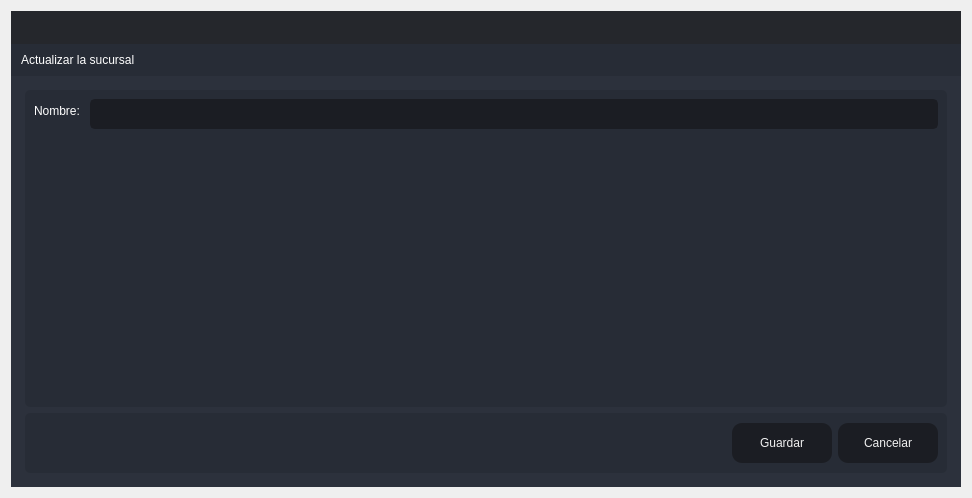
<?xml version="1.0" encoding="UTF-8"?>
<ui version="4.0">
 <class>Create_Aduana</class>
 <widget class="QDialog" name="Create_Aduana">
  <property name="windowModality">
   <enum>Qt::ApplicationModal</enum>
  </property>
  <property name="geometry">
   <rect>
    <x>0</x>
    <y>0</y>
    <width>972</width>
    <height>498</height>
   </rect>
  </property>
  <property name="windowTitle">
   <string>Actualizar</string>
  </property>
  <layout class="QVBoxLayout" name="verticalLayout_6">
   <item>
    <widget class="QFrame" name="frame_main">
     <property name="styleSheet">
      <string notr="true">/* LINE EDIT */
QLineEdit {
	background-color: rgb(27, 29, 35);
	border-radius: 5px;
	border: 2px solid rgb(27, 29, 35);
	padding-left: 10px;
}
QLineEdit:hover {
	border: 2px solid rgb(64, 71, 88);
}
QLineEdit:focus {
	border: 2px solid rgb(91, 101, 124);
}

/* SCROLL BARS */
QScrollBar:horizontal {
    border: none;
    background: rgb(52, 59, 72);
    height: 14px;
    margin: 0px 21px 0 21px;
	border-radius: 0px;
}
QScrollBar::handle:horizontal {
    background: rgb(85, 170, 255);
    min-width: 25px;
	border-radius: 7px
}
QScrollBar::add-line:horizontal {
    border: none;
    background: rgb(55, 63, 77);
    width: 20px;
	border-top-right-radius: 7px;
    border-bottom-right-radius: 7px;
    subcontrol-position: right;
    subcontrol-origin: margin;
}
QScrollBar::sub-line:horizontal {
    border: none;
    background: rgb(55, 63, 77);
    width: 20px;
	border-top-left-radius: 7px;
    border-bottom-left-radius: 7px;
    subcontrol-position: left;
    subcontrol-origin: margin;
}
QScrollBar::up-arrow:horizontal, QScrollBar::down-arrow:horizontal
{
     background: none;
}
QScrollBar::add-page:horizontal, QScrollBar::sub-page:horizontal
{
     background: none;
}
 QScrollBar:vertical {
	border: none;
    background: rgb(52, 59, 72);
    width: 14px;
    margin: 21px 0 21px 0;
	border-radius: 0px;
 }
 QScrollBar::handle:vertical {	
	background: rgb(85, 170, 255);
    min-height: 25px;
	border-radius: 7px
 }
 QScrollBar::add-line:vertical {
     border: none;
    background: rgb(55, 63, 77);
     height: 20px;
	border-bottom-left-radius: 7px;
    border-bottom-right-radius: 7px;
     subcontrol-position: bottom;
     subcontrol-origin: margin;
 }
 QScrollBar::sub-line:vertical {
	border: none;
    background: rgb(55, 63, 77);
     height: 20px;
	border-top-left-radius: 7px;
    border-top-right-radius: 7px;
     subcontrol-position: top;
     subcontrol-origin: margin;
 }
 QScrollBar::up-arrow:vertical, QScrollBar::down-arrow:vertical {
     background: none;
 }

 QScrollBar::add-page:vertical, QScrollBar::sub-page:vertical {
     background: none;
 }

/* CHECKBOX */
QCheckBox::indicator {
    border: 3px solid rgb(52, 59, 72);
	width: 15px;
	height: 15px;
	border-radius: 10px;
    background: rgb(44, 49, 60);
}
QCheckBox::indicator:hover {
    border: 3px solid rgb(58, 66, 81);
}
QCheckBox::indicator:checked {
    background: 3px solid rgb(52, 59, 72);
	border: 3px solid rgb(52, 59, 72);	
	background-image: url(:/16x16/icons/16x16/cil-check-alt.png);
}

/* RADIO BUTTON */
QRadioButton::indicator {
    border: 3px solid rgb(52, 59, 72);
	width: 15px;
	height: 15px;
	border-radius: 10px;
    background: rgb(44, 49, 60);
}
QRadioButton::indicator:hover {
    border: 3px solid rgb(58, 66, 81);
}
QRadioButton::indicator:checked {
    background: 3px solid rgb(94, 106, 130);
	border: 3px solid rgb(52, 59, 72);	
}

/* COMBOBOX */
QComboBox{
	background-color: rgb(27, 29, 35);
	border-radius: 5px;
	border: 2px solid rgb(27, 29, 35);
	padding: 5px;
	padding-left: 10px;
}
QComboBox:hover{
	border: 2px solid rgb(64, 71, 88);
}
QComboBox::drop-down {
	subcontrol-origin: padding;
	subcontrol-position: top right;
	width: 25px; 
	border-left-width: 3px;
	border-left-color: rgba(39, 44, 54, 150);
	border-left-style: solid;
	border-top-right-radius: 3px;
	border-bottom-right-radius: 3px;	
	background-image: url(:/16x16/icons/16x16/cil-arrow-bottom.png);
	background-position: center;
	background-repeat: no-reperat;
 }
QComboBox QAbstractItemView {
	color: rgb(85, 170, 255);	
	background-color: rgb(27, 29, 35);
	padding: 10px;
	selection-background-color: rgb(39, 44, 54);
}

/* SLIDERS */
QSlider::groove:horizontal {
    border-radius: 9px;
    height: 18px;
	margin: 0px;
	background-color: rgb(52, 59, 72);
}
QSlider::groove:horizontal:hover {
	background-color: rgb(55, 62, 76);
}
QSlider::handle:horizontal {
    background-color: rgb(85, 170, 255);
    border: none;
    height: 18px;
    width: 18px;
    margin: 0px;
	border-radius: 9px;
}
QSlider::handle:horizontal:hover {
    background-color: rgb(105, 180, 255);
}
QSlider::handle:horizontal:pressed {
    background-color: rgb(65, 130, 195);
}

QSlider::groove:vertical {
    border-radius: 9px;
    width: 18px;
    margin: 0px;
	background-color: rgb(52, 59, 72);
}
QSlider::groove:vertical:hover {
	background-color: rgb(55, 62, 76);
}
QSlider::handle:vertical {
    background-color: rgb(85, 170, 255);
	border: none;
    height: 18px;
    width: 18px;
    margin: 0px;
	border-radius: 9px;
}
QSlider::handle:vertical:hover {
    background-color: rgb(105, 180, 255);
}
QSlider::handle:vertical:pressed {
    background-color: rgb(65, 130, 195);
}

</string>
     </property>
     <property name="frameShape">
      <enum>QFrame::NoFrame</enum>
     </property>
     <property name="frameShadow">
      <enum>QFrame::Raised</enum>
     </property>
     <layout class="QVBoxLayout" name="verticalLayout">
      <property name="spacing">
       <number>0</number>
      </property>
      <property name="leftMargin">
       <number>0</number>
      </property>
      <property name="topMargin">
       <number>0</number>
      </property>
      <property name="rightMargin">
       <number>0</number>
      </property>
      <property name="bottomMargin">
       <number>0</number>
      </property>
      <item>
       <widget class="QFrame" name="frame_top">
        <property name="minimumSize">
         <size>
          <width>0</width>
          <height>65</height>
         </size>
        </property>
        <property name="maximumSize">
         <size>
          <width>16777215</width>
          <height>65</height>
         </size>
        </property>
        <property name="styleSheet">
         <string notr="true">background-color: transparent;</string>
        </property>
        <property name="frameShape">
         <enum>QFrame::NoFrame</enum>
        </property>
        <property name="frameShadow">
         <enum>QFrame::Raised</enum>
        </property>
        <layout class="QHBoxLayout" name="horizontalLayout_3">
         <property name="spacing">
          <number>0</number>
         </property>
         <property name="leftMargin">
          <number>0</number>
         </property>
         <property name="topMargin">
          <number>0</number>
         </property>
         <property name="rightMargin">
          <number>0</number>
         </property>
         <property name="bottomMargin">
          <number>0</number>
         </property>
         <item>
          <widget class="QFrame" name="frame_toggle">
           <property name="maximumSize">
            <size>
             <width>70</width>
             <height>16777215</height>
            </size>
           </property>
           <property name="styleSheet">
            <string notr="true">background-color: rgb(27, 29, 35);</string>
           </property>
           <property name="frameShape">
            <enum>QFrame::NoFrame</enum>
           </property>
           <property name="frameShadow">
            <enum>QFrame::Raised</enum>
           </property>
           <layout class="QVBoxLayout" name="verticalLayout_3">
            <property name="spacing">
             <number>0</number>
            </property>
            <property name="leftMargin">
             <number>0</number>
            </property>
            <property name="topMargin">
             <number>0</number>
            </property>
            <property name="rightMargin">
             <number>0</number>
            </property>
            <property name="bottomMargin">
             <number>0</number>
            </property>
           </layout>
          </widget>
         </item>
         <item>
          <widget class="QFrame" name="frame_top_right">
           <property name="styleSheet">
            <string notr="true">background: transparent;</string>
           </property>
           <property name="frameShape">
            <enum>QFrame::NoFrame</enum>
           </property>
           <property name="frameShadow">
            <enum>QFrame::Raised</enum>
           </property>
           <layout class="QVBoxLayout" name="verticalLayout_2">
            <property name="spacing">
             <number>0</number>
            </property>
            <property name="leftMargin">
             <number>0</number>
            </property>
            <property name="topMargin">
             <number>0</number>
            </property>
            <property name="rightMargin">
             <number>0</number>
            </property>
            <property name="bottomMargin">
             <number>0</number>
            </property>
            <item>
             <widget class="QFrame" name="frame_top_btns">
              <property name="maximumSize">
               <size>
                <width>16777215</width>
                <height>42</height>
               </size>
              </property>
              <property name="styleSheet">
               <string notr="true">background-color: rgba(27, 29, 35, 200)</string>
              </property>
              <property name="frameShape">
               <enum>QFrame::NoFrame</enum>
              </property>
              <property name="frameShadow">
               <enum>QFrame::Raised</enum>
              </property>
              <layout class="QHBoxLayout" name="horizontalLayout_4">
               <property name="spacing">
                <number>0</number>
               </property>
               <property name="leftMargin">
                <number>0</number>
               </property>
               <property name="topMargin">
                <number>0</number>
               </property>
               <property name="rightMargin">
                <number>0</number>
               </property>
               <property name="bottomMargin">
                <number>0</number>
               </property>
               <item>
                <widget class="QFrame" name="frame_label_top_btns">
                 <property name="sizePolicy">
                  <sizepolicy hsizetype="Expanding" vsizetype="Preferred">
                   <horstretch>0</horstretch>
                   <verstretch>0</verstretch>
                  </sizepolicy>
                 </property>
                 <property name="frameShape">
                  <enum>QFrame::NoFrame</enum>
                 </property>
                 <property name="frameShadow">
                  <enum>QFrame::Raised</enum>
                 </property>
                 <layout class="QHBoxLayout" name="horizontalLayout_10">
                  <property name="spacing">
                   <number>0</number>
                  </property>
                  <property name="leftMargin">
                   <number>5</number>
                  </property>
                  <property name="topMargin">
                   <number>0</number>
                  </property>
                  <property name="rightMargin">
                   <number>10</number>
                  </property>
                  <property name="bottomMargin">
                   <number>0</number>
                  </property>
                 </layout>
                </widget>
               </item>
               <item alignment="Qt::AlignRight">
                <widget class="QFrame" name="frame_btns_right">
                 <property name="sizePolicy">
                  <sizepolicy hsizetype="Expanding" vsizetype="Preferred">
                   <horstretch>0</horstretch>
                   <verstretch>0</verstretch>
                  </sizepolicy>
                 </property>
                 <property name="maximumSize">
                  <size>
                   <width>120</width>
                   <height>16777215</height>
                  </size>
                 </property>
                 <property name="frameShape">
                  <enum>QFrame::NoFrame</enum>
                 </property>
                 <property name="frameShadow">
                  <enum>QFrame::Raised</enum>
                 </property>
                 <layout class="QHBoxLayout" name="horizontalLayout_5">
                  <property name="spacing">
                   <number>0</number>
                  </property>
                  <property name="leftMargin">
                   <number>0</number>
                  </property>
                  <property name="topMargin">
                   <number>0</number>
                  </property>
                  <property name="rightMargin">
                   <number>0</number>
                  </property>
                  <property name="bottomMargin">
                   <number>0</number>
                  </property>
                 </layout>
                </widget>
               </item>
              </layout>
             </widget>
            </item>
            <item>
             <widget class="QFrame" name="frame_top_info">
              <property name="maximumSize">
               <size>
                <width>16777215</width>
                <height>65</height>
               </size>
              </property>
              <property name="styleSheet">
               <string notr="true">background-color: rgb(39, 44, 54);</string>
              </property>
              <property name="frameShape">
               <enum>QFrame::NoFrame</enum>
              </property>
              <property name="frameShadow">
               <enum>QFrame::Raised</enum>
              </property>
              <layout class="QHBoxLayout" name="horizontalLayout_8">
               <property name="spacing">
                <number>0</number>
               </property>
               <property name="leftMargin">
                <number>10</number>
               </property>
               <property name="topMargin">
                <number>0</number>
               </property>
               <property name="rightMargin">
                <number>10</number>
               </property>
               <property name="bottomMargin">
                <number>0</number>
               </property>
               <item>
                <widget class="QLabel" name="label">
                 <property name="styleSheet">
                  <string notr="true">font: 75 16pt &quot;MS Shell Dlg 2&quot;;
color: rgb(255, 255, 255);</string>
                 </property>
                 <property name="text">
                  <string>Actualizar la sucursal</string>
                 </property>
                </widget>
               </item>
              </layout>
             </widget>
            </item>
           </layout>
          </widget>
         </item>
        </layout>
       </widget>
      </item>
      <item>
       <widget class="QFrame" name="frame_center">
        <property name="sizePolicy">
         <sizepolicy hsizetype="Expanding" vsizetype="Expanding">
          <horstretch>0</horstretch>
          <verstretch>0</verstretch>
         </sizepolicy>
        </property>
        <property name="styleSheet">
         <string notr="true">background-color: rgb(40, 44, 52);</string>
        </property>
        <property name="frameShape">
         <enum>QFrame::NoFrame</enum>
        </property>
        <property name="frameShadow">
         <enum>QFrame::Raised</enum>
        </property>
        <layout class="QHBoxLayout" name="horizontalLayout_2">
         <property name="spacing">
          <number>0</number>
         </property>
         <property name="leftMargin">
          <number>0</number>
         </property>
         <property name="topMargin">
          <number>0</number>
         </property>
         <property name="rightMargin">
          <number>0</number>
         </property>
         <property name="bottomMargin">
          <number>0</number>
         </property>
         <item>
          <widget class="QFrame" name="frame_content_right">
           <property name="styleSheet">
            <string notr="true">background-color: rgb(44, 49, 60);</string>
           </property>
           <property name="frameShape">
            <enum>QFrame::NoFrame</enum>
           </property>
           <property name="frameShadow">
            <enum>QFrame::Raised</enum>
           </property>
           <layout class="QVBoxLayout" name="verticalLayout_4">
            <property name="spacing">
             <number>0</number>
            </property>
            <property name="leftMargin">
             <number>0</number>
            </property>
            <property name="topMargin">
             <number>0</number>
            </property>
            <property name="rightMargin">
             <number>0</number>
            </property>
            <property name="bottomMargin">
             <number>0</number>
            </property>
            <item>
             <widget class="QFrame" name="frame_content">
              <property name="frameShape">
               <enum>QFrame::NoFrame</enum>
              </property>
              <property name="frameShadow">
               <enum>QFrame::Raised</enum>
              </property>
              <layout class="QVBoxLayout" name="verticalLayout_9">
               <property name="spacing">
                <number>0</number>
               </property>
               <property name="leftMargin">
                <number>5</number>
               </property>
               <property name="topMargin">
                <number>5</number>
               </property>
               <property name="rightMargin">
                <number>5</number>
               </property>
               <property name="bottomMargin">
                <number>5</number>
               </property>
               <item>
                <widget class="QStackedWidget" name="stackedWidget">
                 <property name="styleSheet">
                  <string notr="true">background: transparent;</string>
                 </property>
                 <property name="currentIndex">
                  <number>0</number>
                 </property>
                 <widget class="QWidget" name="page_home">
                  <layout class="QVBoxLayout" name="verticalLayout_10">
                   <item>
                    <widget class="QFrame" name="frame">
                     <property name="styleSheet">
                      <string notr="true">background-color: rgb(39, 44, 54);
border-radius: 5px;</string>
                     </property>
                     <property name="frameShape">
                      <enum>QFrame::StyledPanel</enum>
                     </property>
                     <property name="frameShadow">
                      <enum>QFrame::Raised</enum>
                     </property>
                     <layout class="QVBoxLayout" name="verticalLayout_5">
                      <item>
                       <layout class="QFormLayout" name="formLayout_2">
                        <item row="0" column="1">
                         <widget class="QLineEdit" name="lineUpdateSucursal">
                          <property name="minimumSize">
                           <size>
                            <width>0</width>
                            <height>30</height>
                           </size>
                          </property>
                          <property name="styleSheet">
                           <string notr="true">QLineEdit {
	background-color: rgb(27, 29, 35);
	border-radius: 5px;
	border: 2px solid rgb(27, 29, 35);
	padding-left: 10px;
	font: 75 12pt &quot;MS Shell Dlg 2&quot;;
	color: rgb(255, 255, 255);
}
QLineEdit:hover {
	border: 2px solid rgb(64, 71, 88);
}
QLineEdit:focus {
	border: 2px solid rgb(91, 101, 124);
}</string>
                          </property>
                         </widget>
                        </item>
                        <item row="0" column="0">
                         <widget class="QLabel" name="label_2">
                          <property name="styleSheet">
                           <string notr="true">font: 75 12pt &quot;MS Shell Dlg 2&quot;;
color: rgb(255, 255, 255);</string>
                          </property>
                          <property name="text">
                           <string>Nombre: </string>
                          </property>
                         </widget>
                        </item>
                       </layout>
                      </item>
                     </layout>
                    </widget>
                   </item>
                   <item>
                    <widget class="QFrame" name="frame_2">
                     <property name="minimumSize">
                      <size>
                       <width>0</width>
                       <height>60</height>
                      </size>
                     </property>
                     <property name="maximumSize">
                      <size>
                       <width>16777215</width>
                       <height>60</height>
                      </size>
                     </property>
                     <property name="styleSheet">
                      <string notr="true">background-color: rgb(39, 44, 54);
border-radius: 5px;</string>
                     </property>
                     <property name="frameShape">
                      <enum>QFrame::StyledPanel</enum>
                     </property>
                     <property name="frameShadow">
                      <enum>QFrame::Raised</enum>
                     </property>
                     <layout class="QHBoxLayout" name="horizontalLayout_9">
                      <item>
                       <layout class="QGridLayout" name="gridLayout">
                        <item row="0" column="0">
                         <spacer name="horizontalSpacer">
                          <property name="orientation">
                           <enum>Qt::Horizontal</enum>
                          </property>
                          <property name="sizeHint" stdset="0">
                           <size>
                            <width>40</width>
                            <height>20</height>
                           </size>
                          </property>
                         </spacer>
                        </item>
                        <item row="0" column="1">
                         <widget class="QPushButton" name="btnUpdateCompany">
                          <property name="minimumSize">
                           <size>
                            <width>100</width>
                            <height>40</height>
                           </size>
                          </property>
                          <property name="styleSheet">
                           <string notr="true">QPushButton {
	border-color: rgb(27, 29, 35);
	font: 75 10pt &quot;MS Shell Dlg 2&quot;;
	color: rgb(240, 240, 240);
	background-color: rgb(27, 29, 35);
	border: 0px solid;
	border-radius: 10px;	
}
QPushButton:hover {
	background-color:rgb(44, 49, 60);
	border-color: rgb(27, 29, 35);
	border: 2px solid;
}</string>
                          </property>
                          <property name="text">
                           <string>Guardar</string>
                          </property>
                         </widget>
                        </item>
                        <item row="0" column="2">
                         <widget class="QPushButton" name="btnCancelCompany">
                          <property name="minimumSize">
                           <size>
                            <width>100</width>
                            <height>40</height>
                           </size>
                          </property>
                          <property name="styleSheet">
                           <string notr="true">QPushButton {
	border-color: rgb(27, 29, 35);
	font: 75 10pt &quot;MS Shell Dlg 2&quot;;
	color: rgb(240, 240, 240);
	background-color: rgb(27, 29, 35);
	border: 0px solid;
	border-radius: 10px;	
}
QPushButton:hover {
	background-color:rgb(44, 49, 60);
	border-color: rgb(27, 29, 35);
	border: 2px solid;
}</string>
                          </property>
                          <property name="text">
                           <string>Cancelar</string>
                          </property>
                         </widget>
                        </item>
                       </layout>
                      </item>
                     </layout>
                    </widget>
                   </item>
                  </layout>
                 </widget>
                </widget>
               </item>
              </layout>
             </widget>
            </item>
           </layout>
          </widget>
         </item>
        </layout>
       </widget>
      </item>
     </layout>
    </widget>
   </item>
  </layout>
 </widget>
 <resources/>
 <connections/>
</ui>
